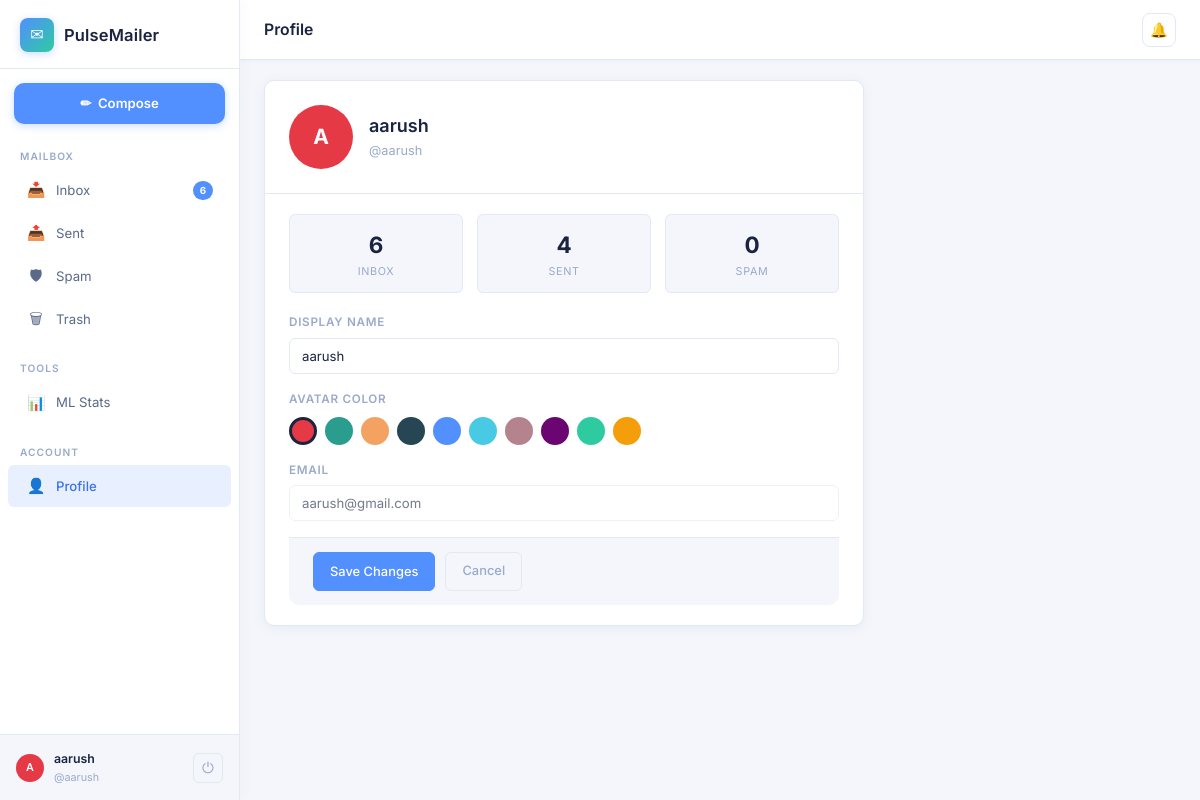
Screenshot of /profile (signed in) with the database file from the repository.
### tables this page shows
CREATE TABLE users (
    id            INTEGER PRIMARY KEY AUTOINCREMENT,
    username      TEXT    NOT NULL UNIQUE COLLATE NOCASE,
    email         TEXT    NOT NULL UNIQUE COLLATE NOCASE,
    password_hash TEXT    NOT NULL,
    display_name  TEXT,
    avatar_color  TEXT    DEFAULT '#6c63ff',
    created_at    DATETIME DEFAULT CURRENT_TIMESTAMP,
    last_login    DATETIME
);

### routes/mail.py (the view, shortened to what this page needs)
@mail_bp.route("/profile", methods=["GET", "POST"])
@login_required
def profile():
    db = get_db()
    user_id = session["user_id"]
    user = db.execute("SELECT * FROM users WHERE id=?", (user_id,)).fetchone()
    stats = db.execute(
        """SELECT
             SUM(CASE WHEN folder='inbox' AND recipient_id=? THEN 1 ELSE 0 END) AS inbox_count,
             SUM(CASE WHEN folder='sent'  AND sender_id=?    THEN 1 ELSE 0 END) AS sent_count,
             SUM(CASE WHEN folder='spam'  AND recipient_id=? THEN 1 ELSE 0 END) AS spam_count
           FROM messages WHERE deleted_at IS NULL""",
        (user_id, user_id, user_id)
    ).fetchone()
    return render_template("profile.html", user=user, stats=stats,
                           folder_counts=_folder_counts(user_id))

### database.py (called while the page is built)
def get_db():
    if "db" not in g:
        db_path = current_app.config["DATABASE_URI"].replace("sqlite:///", "")
        g.db = sqlite3.connect(db_path, detect_types=sqlite3.PARSE_DECLTYPES)
        g.db.row_factory = sqlite3.Row          # access columns by name
        g.db.execute("PRAGMA foreign_keys = ON") # enforce FK constraints
    return g.db

### routes/mail.py (called while the page is built)
def login_required(f):
    @wraps(f)
    def decorated(*args, **kwargs):
        if "user_id" not in session:
            flash("Please log in to continue.", "info")
            return redirect(url_for("auth.login"))
        return f(*args, **kwargs)
    return decorated

def _folder_counts(user_id):
    db = get_db()
    rows = db.execute(
        """SELECT folder, COUNT(*) as cnt
           FROM messages
           WHERE recipient_id=? AND is_read=0 AND deleted_at IS NULL
             AND folder IN ('inbox','spam')
           GROUP BY folder""",
        (user_id,)
    ).fetchall()
    counts = {"inbox": 0, "sent": 0, "spam": 0, "trash": 0}
    for r in rows:
        counts[r["folder"]] = r["cnt"]
    return counts

### templates/profile.html (shortened to what this page needs)
{% extends "base.html" %}
{% set active_folder = 'profile' %}
{% block topbar_title %}Profile{% endblock %}
{% block content %}
<div class="profile-card">
  <div class="profile-header">
    <div class="avatar-lg" id="avatarPreview"
         style="background:{{ user.avatar_color or '#528fff' }}">
      {{ (user.display_name or user.username or '?')[0].upper() }}
    </div>
    <div class="profile-info">
      <div class="display-name">{{ user.display_name or user.username }}</div>
      <div class="username">@{{ user.username }}</div>
    </div>
  </div>
  <div class="profile-body">
    <div class="stats-row">
      <div class="stat-pill">
        <div class="num">{{ stats.inbox_count or 0 }}</div>
        <div class="lbl">Inbox</div>
      </div>
      <div class="stat-pill">
        <div class="num">{{ stats.sent_count or 0 }}</div>
        <div class="lbl">Sent</div>
      </div>
      <div class="stat-pill">
        <div class="num">{{ stats.spam_count or 0 }}</div>
        <div class="lbl">Spam</div>
      </div>
    </div>
    <form method="POST" action="{{ url_for('mail.profile') }}">
      <div class="form-row">
        <label for="display_name">Display Name</label>
        <input id="display_name" class="form-control" type="text" name="display_name"
               value="{{ user.display_name or user.username }}"
               placeholder="How you appear to others" maxlength="64" />
      </div>
      <div class="form-row">
        <label>Avatar Color</label>
        <div class="color-swatch-grid">
          {% for color in ['#e63946','#2a9d8f','#f4a261','#264653','#528fff','#48cae4','#b5838d','#6a0572','#2ecba1','#f59e0b'] %}
            <div class="color-swatch" data-color="{{ color }}"
                 style="background:{{ color }}"
                 title="{{ color }}"></div>
          {% endfor %}
        </div>
      </div>
      <div class="form-row">
        <label>Email</label>
        <input class="form-control" type="email" value="{{ user.email }}"
               disabled style="opacity:.6;cursor:not-allowed" />
      </div>
      <div class="profile-footer">
        <button type="submit" class="btn btn-primary">Save Changes</button>
        <a href="{{ url_for('mail.inbox') }}" class="btn btn-ghost">Cancel</a>
      </div>
    </form>
  </div>
</div>
{% endblock %}

### static/css/style.css (style rules this page uses)
:root { --bg-base: #f4f6fb; --bg-surface: #ffffff; --bg-elevated: #f0f3fa; --bg-hover: #eef1f8; --border-color: #e2e8f4; --border-accent: rgba(82,143,255,.3); --text-primary: #1a2340; --text-secondary: #5a6a8a; --text-muted: #9aaacb; --accent: #528fff; --accent-light: #e8f0ff; --accent-dark: #3a72e8; --teal: #2ecba1; --teal-light: #e6faf5; --danger: #ef4444; --danger-light: #fee8e8; --warning: #f59e0b; --warning-light: #fef3c7; --success: #22c55e; --success-light: #dcfce7; --radius: 10px; --radius-sm: 6px; --shadow: 0 2px 12px rgba(80,100,160,.08); --shadow-md: 0 4px 20px rgba(80,100,160,.12); --sidebar-width: 240px; --topbar-height: 60px; --surface: #ffffff; --font-body: 'Inter', system-ui, sans-serif; --transition: all .16s ease; }
*, *::before, *::after { box-sizing: border-box; margin: 0; padding: 0; }
html { font-size: 15px; }
body { font-family: var(--font-body); background: var(--bg-base); color: var(--text-primary); min-height: 100vh; line-height: 1.6; -webkit-font-smoothing: antialiased; }
a { color: var(--accent); text-decoration: none; }
input, textarea, select, button { font-family: inherit; }
.btn { display: inline-flex; align-items: center; gap: 6px; padding: 8px 16px; border-radius: var(--radius-sm); font-size: .86rem; font-weight: 500; cursor: pointer; border: 1px solid transparent; transition: var(--transition); text-decoration: none; }
.btn-primary { background: var(--accent); color: #fff; border-color: var(--accent); }
.btn-ghost { background: none; color: var(--text-muted); border-color: var(--border-color); }
.form-control { width: 100%; padding: 9px 12px; background: var(--bg-surface); border: 1px solid var(--border-color); border-radius: var(--radius-sm); font-size: .88rem; color: var(--text-primary); transition: var(--transition); outline: none; }
.form-row { margin-bottom: 16px; }
.form-row label { display: block; font-size: .78rem; font-weight: 600; text-transform: uppercase; letter-spacing: .06em; color: var(--text-muted); margin-bottom: 6px; }
.profile-card { background: var(--bg-surface); border: 1px solid var(--border-color); border-radius: var(--radius); box-shadow: var(--shadow); max-width: 600px; }
.profile-header { padding: 24px; border-bottom: 1px solid var(--border-color); display: flex; align-items: center; gap: 16px; }
.avatar-lg { width: 64px; height: 64px; border-radius: 50%; display: flex; align-items: center; justify-content: center; color: #fff; font-size: 1.4rem; font-weight: 700; flex-shrink: 0; }
.profile-info { flex: 1; }
.profile-info .display-name { font-size: 1.2rem; font-weight: 600; color: var(--text-primary); }
.profile-info .username { font-size: .85rem; color: var(--text-muted); }
.profile-body { padding: 20px 24px; }
.profile-footer { padding: 14px 24px; border-top: 1px solid var(--border-color); background: var(--bg-base); border-radius: 0 0 var(--radius) var(--radius); display: flex; gap: 10px; }
.stats-row { display: flex; gap: 14px; margin-bottom: 20px; }
.stat-pill { flex: 1; text-align: center; padding: 12px; background: var(--bg-base); border: 1px solid var(--border-color); border-radius: var(--radius-sm); }
.stat-pill .num { font-size: 1.5rem; font-weight: 700; color: var(--text-primary); }
.stat-pill .lbl { font-size: .72rem; color: var(--text-muted); text-transform: uppercase; letter-spacing: .06em; }
.color-swatch-grid { display: flex; flex-wrap: wrap; gap: 8px; margin-top: 8px; }
.color-swatch { width: 28px; height: 28px; border-radius: 50%; cursor: pointer; border: 3px solid transparent; transition: var(--transition); }
.color-swatch.selected { border-color: var(--text-primary); box-shadow: 0 0 0 2px var(--bg-surface); }

### rows the page displays
users: display_name "A", display_name "aarush", username "aarush", email "aarush@gmail.com"

### other values shown
{{ folder_counts.inbox }} "6"
{{ session.get('display_name') or session.get('username') }} "aarush"
{{ session.get('username') }} "aarush"
{{ stats.inbox_count or 0 }} "6"
{{ stats.sent_count or 0 }} "4"
{{ stats.spam_count or 0 }} "0"
